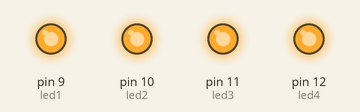
This sketch was run on a simulated Arduino Uno, built with avr-gcc and run on an emulated ATmega328P. On the bench: output pins drawn as LEDs (lit = HIGH).

Above: at 0.5 s.
At 3.5 s:
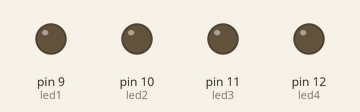
Timing chart, 0 to 4.6 s (numbered marks = the images above):
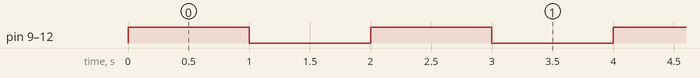

The sketch:

Blink.ino
```cpp
int led1 = 9;
int led2 = 10;
int led3 = 11;
int led4 = 12;

// the setup routine runs once when you press reset:
void setup() {
  // initialize the digital pin as an output.
  pinMode(led1, OUTPUT);
  pinMode(led2, OUTPUT);
  pinMode(led3, OUTPUT);
  pinMode(led4, OUTPUT);
}

// the loop routine runs over and over again forever:
void loop() {
  digitalWrite(led1, HIGH);   // turn the LED on (HIGH is the voltage level)
  digitalWrite(led2, HIGH);   // turn the LED on (HIGH is the voltage level)
  digitalWrite(led3, HIGH);   // turn the LED on (HIGH is the voltage level)
  digitalWrite(led4, HIGH);   // turn the LED on (HIGH is the voltage level)

  delay(1000);               // wait for a second
  digitalWrite(led1, LOW);    // turn the LED off by making the voltage LOW
  digitalWrite(led2, LOW);    // turn the LED off by making the voltage LOW
  digitalWrite(led3, LOW);    // turn the LED off by making the voltage LOW
  digitalWrite(led4, LOW);    // turn the LED off by making the voltage LOW
  delay(1000);               // wait for a second
}
```

Measured:
- by itself, pin 9 (led1), pin 10 (led2), pin 11 (led3), pin 12 (led4): alternates HIGH for 1.0 s and LOW for 1.0 s
